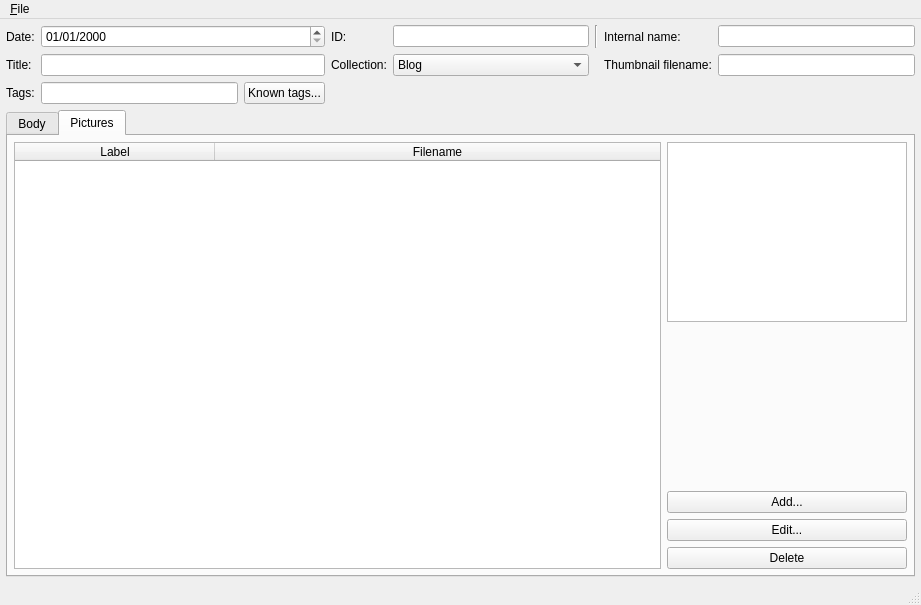
<?xml version="1.0" encoding="UTF-8"?>
<ui version="4.0">
 <class>WndPost</class>
 <widget class="QMainWindow" name="WndPost">
  <property name="geometry">
   <rect>
    <x>0</x>
    <y>0</y>
    <width>921</width>
    <height>605</height>
   </rect>
  </property>
  <property name="windowTitle">
   <string>FumoEdit-QT</string>
  </property>
  <property name="statusTip">
   <string/>
  </property>
  <property name="documentMode">
   <bool>false</bool>
  </property>
  <property name="tabShape">
   <enum>QTabWidget::Rounded</enum>
  </property>
  <widget class="QWidget" name="centralwidget">
   <layout class="QGridLayout" name="gridLayout">
    <item row="0" column="3">
     <widget class="QLabel" name="LblID">
      <property name="text">
       <string>ID:</string>
      </property>
      <property name="buddy">
       <cstring>LeID</cstring>
      </property>
     </widget>
    </item>
    <item row="0" column="6">
     <widget class="QLabel" name="LblInternalName">
      <property name="text">
       <string>Internal name:</string>
      </property>
      <property name="buddy">
       <cstring>LeInternalName</cstring>
      </property>
     </widget>
    </item>
    <item row="2" column="1">
     <widget class="QLineEdit" name="LeTags"/>
    </item>
    <item row="1" column="4">
     <widget class="QComboBox" name="CbCollection">
      <property name="currentText">
       <string>Blog</string>
      </property>
      <item>
       <property name="text">
        <string>Blog</string>
       </property>
      </item>
      <item>
       <property name="text">
        <string>Artwork</string>
       </property>
      </item>
      <item>
       <property name="text">
        <string>Wallpapers</string>
       </property>
      </item>
     </widget>
    </item>
    <item row="1" column="0">
     <widget class="QLabel" name="LblTitle">
      <property name="text">
       <string>Title:</string>
      </property>
      <property name="buddy">
       <cstring>LeTitle</cstring>
      </property>
     </widget>
    </item>
    <item row="0" column="7">
     <widget class="QLineEdit" name="LeInternalName">
      <property name="readOnly">
       <bool>true</bool>
      </property>
     </widget>
    </item>
    <item row="1" column="7">
     <widget class="FilenameEdit" name="LeThumbName"/>
    </item>
    <item row="2" column="0">
     <widget class="QLabel" name="LblTags">
      <property name="text">
       <string>Tags:</string>
      </property>
     </widget>
    </item>
    <item row="0" column="5">
     <widget class="Line" name="line">
      <property name="orientation">
       <enum>Qt::Vertical</enum>
      </property>
     </widget>
    </item>
    <item row="1" column="3">
     <widget class="QLabel" name="LblCollection">
      <property name="text">
       <string>Collection:</string>
      </property>
      <property name="buddy">
       <cstring>CbCollection</cstring>
      </property>
     </widget>
    </item>
    <item row="0" column="0">
     <widget class="QLabel" name="LblDate">
      <property name="text">
       <string>Date:</string>
      </property>
      <property name="buddy">
       <cstring>DeDate</cstring>
      </property>
     </widget>
    </item>
    <item row="0" column="4">
     <widget class="QLineEdit" name="LeID"/>
    </item>
    <item row="1" column="6">
     <widget class="QLabel" name="LblThumbName">
      <property name="text">
       <string>Thumbnail filename:</string>
      </property>
      <property name="buddy">
       <cstring>LeThumbName</cstring>
      </property>
     </widget>
    </item>
    <item row="3" column="0" colspan="8">
     <widget class="QTabWidget" name="TwEditors">
      <property name="currentIndex">
       <number>1</number>
      </property>
      <widget class="QWidget" name="TabBody">
       <attribute name="title">
        <string>Body</string>
       </attribute>
       <layout class="QGridLayout" name="gridLayout_2">
        <property name="spacing">
         <number>2</number>
        </property>
        <item row="0" column="2">
         <widget class="QTextEdit" name="TeBodyPreview">
          <property name="enabled">
           <bool>true</bool>
          </property>
          <property name="readOnly">
           <bool>true</bool>
          </property>
         </widget>
        </item>
        <item row="0" column="0" rowspan="2">
         <widget class="QPlainTextEdit" name="PteBody">
          <property name="enabled">
           <bool>true</bool>
          </property>
          <property name="font">
           <font>
            <family>Consolas</family>
           </font>
          </property>
          <property name="tabChangesFocus">
           <bool>true</bool>
          </property>
         </widget>
        </item>
        <item row="1" column="2">
         <widget class="QCheckBox" name="CbBodyPreviewAutoscroll">
          <property name="enabled">
           <bool>true</bool>
          </property>
          <property name="text">
           <string>Autoscroll preview to the bottom</string>
          </property>
          <property name="checked">
           <bool>true</bool>
          </property>
         </widget>
        </item>
        <item row="0" column="1" rowspan="2">
         <widget class="Line" name="line_2">
          <property name="orientation">
           <enum>Qt::Vertical</enum>
          </property>
         </widget>
        </item>
       </layout>
      </widget>
      <widget class="QWidget" name="TabPictures">
       <attribute name="title">
        <string>Pictures</string>
       </attribute>
       <layout class="QGridLayout" name="gridLayout_3">
        <item row="0" column="0" rowspan="5">
         <widget class="QTableWidget" name="TwPictures">
          <property name="editTriggers">
           <set>QAbstractItemView::NoEditTriggers</set>
          </property>
          <property name="dragEnabled">
           <bool>false</bool>
          </property>
          <property name="selectionMode">
           <enum>QAbstractItemView::SingleSelection</enum>
          </property>
          <property name="selectionBehavior">
           <enum>QAbstractItemView::SelectRows</enum>
          </property>
          <attribute name="horizontalHeaderDefaultSectionSize">
           <number>200</number>
          </attribute>
          <attribute name="horizontalHeaderStretchLastSection">
           <bool>true</bool>
          </attribute>
          <attribute name="verticalHeaderVisible">
           <bool>false</bool>
          </attribute>
          <column>
           <property name="text">
            <string>Label</string>
           </property>
          </column>
          <column>
           <property name="text">
            <string>Filename</string>
           </property>
          </column>
         </widget>
        </item>
        <item row="3" column="1">
         <widget class="QPushButton" name="PbPictureEdit">
          <property name="text">
           <string>Edit...</string>
          </property>
         </widget>
        </item>
        <item row="4" column="1">
         <widget class="QPushButton" name="PbPictureDelete">
          <property name="text">
           <string>Delete</string>
          </property>
         </widget>
        </item>
        <item row="0" column="1">
         <widget class="ThumbnailPreview" name="GvPicturePreview">
          <property name="enabled">
           <bool>true</bool>
          </property>
          <property name="sizePolicy">
           <sizepolicy hsizetype="Fixed" vsizetype="Fixed">
            <horstretch>0</horstretch>
            <verstretch>0</verstretch>
           </sizepolicy>
          </property>
          <property name="minimumSize">
           <size>
            <width>240</width>
            <height>180</height>
           </size>
          </property>
          <property name="maximumSize">
           <size>
            <width>240</width>
            <height>180</height>
           </size>
          </property>
          <property name="verticalScrollBarPolicy">
           <enum>Qt::ScrollBarAlwaysOff</enum>
          </property>
          <property name="horizontalScrollBarPolicy">
           <enum>Qt::ScrollBarAlwaysOff</enum>
          </property>
          <property name="transformationAnchor">
           <enum>QGraphicsView::NoAnchor</enum>
          </property>
         </widget>
        </item>
        <item row="2" column="1">
         <widget class="QPushButton" name="PbPictureAdd">
          <property name="text">
           <string>Add...</string>
          </property>
         </widget>
        </item>
       </layout>
      </widget>
     </widget>
    </item>
    <item row="2" column="2">
     <widget class="QPushButton" name="PbKnownTags">
      <property name="sizePolicy">
       <sizepolicy hsizetype="Minimum" vsizetype="Ignored">
        <horstretch>0</horstretch>
        <verstretch>0</verstretch>
       </sizepolicy>
      </property>
      <property name="text">
       <string>Known tags...</string>
      </property>
     </widget>
    </item>
    <item row="1" column="1" colspan="2">
     <widget class="QLineEdit" name="LeTitle"/>
    </item>
    <item row="0" column="1" colspan="2">
     <widget class="QDateEdit" name="DeDate">
      <property name="displayFormat">
       <string>dd/MM/yyyy</string>
      </property>
     </widget>
    </item>
   </layout>
  </widget>
  <widget class="QMenuBar" name="menubar">
   <property name="geometry">
    <rect>
     <x>0</x>
     <y>0</y>
     <width>921</width>
     <height>31</height>
    </rect>
   </property>
   <widget class="QMenu" name="MenuFile">
    <property name="title">
     <string>&amp;File</string>
    </property>
    <addaction name="ActionNewPost"/>
    <addaction name="ActionOpenPost"/>
    <addaction name="separator"/>
    <addaction name="ActionSavePost"/>
    <addaction name="ActionSavePostAs"/>
    <addaction name="separator"/>
    <addaction name="ActionSettings"/>
    <addaction name="separator"/>
    <addaction name="ActionQuit"/>
   </widget>
   <addaction name="MenuFile"/>
  </widget>
  <widget class="QStatusBar" name="statusbar"/>
  <action name="ActionNewPost">
   <property name="text">
    <string>&amp;New post...</string>
   </property>
   <property name="shortcut">
    <string>Ctrl+N</string>
   </property>
  </action>
  <action name="ActionOpenPost">
   <property name="text">
    <string>&amp;Open post...</string>
   </property>
   <property name="shortcut">
    <string>Ctrl+O</string>
   </property>
  </action>
  <action name="ActionSavePost">
   <property name="text">
    <string>&amp;Save</string>
   </property>
   <property name="shortcut">
    <string>Ctrl+S</string>
   </property>
  </action>
  <action name="ActionSavePostAs">
   <property name="text">
    <string>Save &amp;As...</string>
   </property>
   <property name="shortcut">
    <string>Ctrl+Shift+S</string>
   </property>
  </action>
  <action name="ActionQuit">
   <property name="text">
    <string>&amp;Quit</string>
   </property>
   <property name="shortcut">
    <string>Ctrl+Q</string>
   </property>
  </action>
  <action name="ActionSettings">
   <property name="text">
    <string>Settings...</string>
   </property>
   <property name="shortcut">
    <string>Ctrl+,</string>
   </property>
  </action>
 </widget>
 <layoutdefault spacing="6" margin="6"/>
 <customwidgets>
  <customwidget>
   <class>FilenameEdit</class>
   <extends>QLineEdit</extends>
   <header>widgets.FilenameEdit</header>
  </customwidget>
  <customwidget>
   <class>ThumbnailPreview</class>
   <extends>QGraphicsView</extends>
   <header>widgets.ThumbnailPreview</header>
  </customwidget>
 </customwidgets>
 <tabstops>
  <tabstop>DeDate</tabstop>
  <tabstop>LeID</tabstop>
  <tabstop>LeInternalName</tabstop>
  <tabstop>LeTitle</tabstop>
  <tabstop>CbCollection</tabstop>
  <tabstop>LeThumbName</tabstop>
  <tabstop>TwEditors</tabstop>
  <tabstop>PteBody</tabstop>
  <tabstop>TeBodyPreview</tabstop>
  <tabstop>CbBodyPreviewAutoscroll</tabstop>
  <tabstop>TwPictures</tabstop>
  <tabstop>GvPicturePreview</tabstop>
  <tabstop>PbPictureEdit</tabstop>
  <tabstop>PbPictureDelete</tabstop>
 </tabstops>
 <resources/>
 <connections/>
 <designerdata>
  <property name="gridDeltaX">
   <number>10</number>
  </property>
  <property name="gridDeltaY">
   <number>10</number>
  </property>
  <property name="gridSnapX">
   <bool>true</bool>
  </property>
  <property name="gridSnapY">
   <bool>true</bool>
  </property>
  <property name="gridVisible">
   <bool>true</bool>
  </property>
 </designerdata>
</ui>
